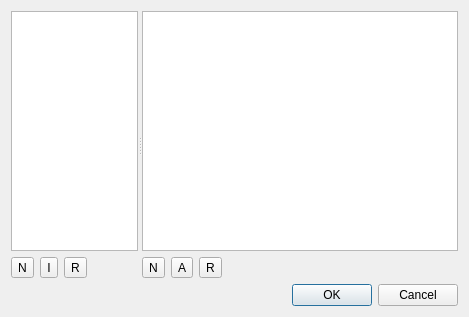
<ui version="4.0" >
 <class>QtResourceEditorDialog</class>
 <widget class="QDialog" name="QtResourceEditorDialog" >
  <property name="geometry" >
   <rect>
    <x>0</x>
    <y>0</y>
    <width>469</width>
    <height>317</height>
   </rect>
  </property>
  <property name="windowTitle" >
   <string>Dialog</string>
  </property>
  <layout class="QVBoxLayout" name="verticalLayout" >
   <item>
    <widget class="QSplitter" name="splitter" >
     <property name="orientation" >
      <enum>Qt::Horizontal</enum>
     </property>
     <property name="childrenCollapsible" >
      <bool>false</bool>
     </property>
     <widget class="QWidget" name="layoutWidget" >
      <layout class="QGridLayout" name="qrcLayout" >
       <item row="0" column="0" colspan="4" >
        <widget class="QListWidget" name="qrcFileList" >
         <property name="sizePolicy" >
          <sizepolicy vsizetype="Expanding" hsizetype="Ignored" >
           <horstretch>0</horstretch>
           <verstretch>0</verstretch>
          </sizepolicy>
         </property>
        </widget>
       </item>
       <item row="1" column="0" >
        <widget class="QToolButton" name="newQrcButton" >
         <property name="toolTip" >
          <string>New File</string>
         </property>
         <property name="text" >
          <string>N</string>
         </property>
        </widget>
       </item>
       <item row="1" column="2" >
        <widget class="QToolButton" name="removeQrcButton" >
         <property name="toolTip" >
          <string>Remove File</string>
         </property>
         <property name="text" >
          <string>R</string>
         </property>
        </widget>
       </item>
       <item row="1" column="3" >
        <spacer>
         <property name="orientation" >
          <enum>Qt::Horizontal</enum>
         </property>
         <property name="sizeType" >
          <enum>QSizePolicy::Ignored</enum>
         </property>
         <property name="sizeHint" stdset="0" >
          <size>
           <width>21</width>
           <height>20</height>
          </size>
         </property>
        </spacer>
       </item>
       <item row="1" column="1" >
        <widget class="QToolButton" name="importQrcButton" >
         <property name="text" >
          <string>I</string>
         </property>
        </widget>
       </item>
      </layout>
     </widget>
     <widget class="QWidget" name="layoutWidget" >
      <layout class="QGridLayout" name="resourceLayout" >
       <item row="0" column="0" colspan="4" >
        <widget class="QTreeView" name="resourceTreeView" />
       </item>
       <item row="1" column="0" >
        <widget class="QToolButton" name="newResourceButton" >
         <property name="toolTip" >
          <string>New Resource</string>
         </property>
         <property name="text" >
          <string>N</string>
         </property>
        </widget>
       </item>
       <item row="1" column="1" >
        <widget class="QToolButton" name="addResourceButton" >
         <property name="text" >
          <string>A</string>
         </property>
        </widget>
       </item>
       <item row="1" column="2" >
        <widget class="QToolButton" name="removeResourceButton" >
         <property name="toolTip" >
          <string>Remove Resource or File</string>
         </property>
         <property name="text" >
          <string>R</string>
         </property>
        </widget>
       </item>
       <item row="1" column="3" >
        <spacer name="horizontalSpacer" >
         <property name="orientation" >
          <enum>Qt::Horizontal</enum>
         </property>
         <property name="sizeHint" stdset="0" >
          <size>
           <width>40</width>
           <height>20</height>
          </size>
         </property>
        </spacer>
       </item>
      </layout>
     </widget>
    </widget>
   </item>
   <item>
    <widget class="QDialogButtonBox" name="buttonBox" >
     <property name="orientation" >
      <enum>Qt::Horizontal</enum>
     </property>
     <property name="standardButtons" >
      <set>QDialogButtonBox::Cancel|QDialogButtonBox::Ok</set>
     </property>
    </widget>
   </item>
  </layout>
 </widget>
 <resources/>
 <connections>
  <connection>
   <sender>buttonBox</sender>
   <signal>accepted()</signal>
   <receiver>QtResourceEditorDialog</receiver>
   <slot>accept()</slot>
   <hints>
    <hint type="sourcelabel" >
     <x>248</x>
     <y>254</y>
    </hint>
    <hint type="destinationlabel" >
     <x>157</x>
     <y>274</y>
    </hint>
   </hints>
  </connection>
  <connection>
   <sender>buttonBox</sender>
   <signal>rejected()</signal>
   <receiver>QtResourceEditorDialog</receiver>
   <slot>reject()</slot>
   <hints>
    <hint type="sourcelabel" >
     <x>316</x>
     <y>260</y>
    </hint>
    <hint type="destinationlabel" >
     <x>286</x>
     <y>274</y>
    </hint>
   </hints>
  </connection>
 </connections>
</ui>
